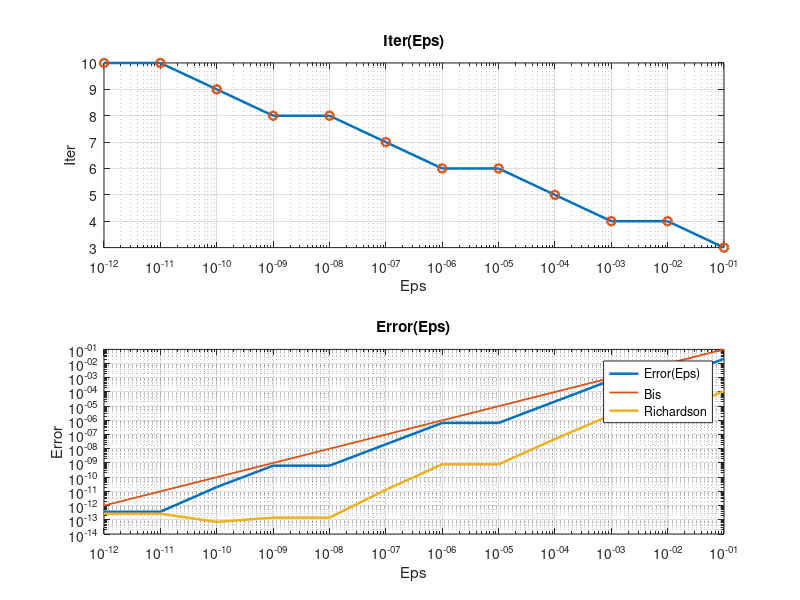

MATLAB code to generate this figure:
eps = [0.100000000000000; 0.010000000000000; 0.001000000000000; 0.000100000000000; 0.000010000000000; 0.000001000000000; 0.000000100000000; 0.000000010000000; 0.000000001000000; 0.000000000100000; 0.000000000010000; 0.000000000001000];
iter = [3; 4; 4; 5; 6; 6; 7; 8; 8; 9; 10; 10];
error = [0.021865643607796; 0.000680948755033; 0.000680948755033; 0.000021232782800; 0.000000662741087; 0.000000662741087; 0.000000020698067; 0.000000000646679; 0.000000000646679; 0.000000000020137; 0.000000000000369; 0.000000000000369];
runge = [0.000116050814952; 0.000002428498277; 0.000002428498277; 0.000000048377601; 0.000000000808640; 0.000000000808640; 0.000000000013003; 0.000000000000142; 0.000000000000142; 0.000000000000071; 0.000000000000270; 0.000000000000270];

figure;
subplot(2, 1, 1);
semilogx(eps, iter, 'LineWidth', 1.8);
hold on;
grid on;
semilogx(eps, iter, 'o', 'LineWidth', 1.8);
xlabel('Eps');
ylabel('Iter');
title('Iter(Eps)');

subplot(2, 1, 2);
loglog(eps, error, 'LineWidth', 1.8);
hold on;
loglog(eps, eps, 'LineWidth', 1.3);
loglog(eps, runge, 'LineWidth', 1.8);

grid on;
xlabel('Eps');
ylabel('Error');
title('Error(Eps)');
legend('Error(Eps)', 'Bis', 'Richardson');
